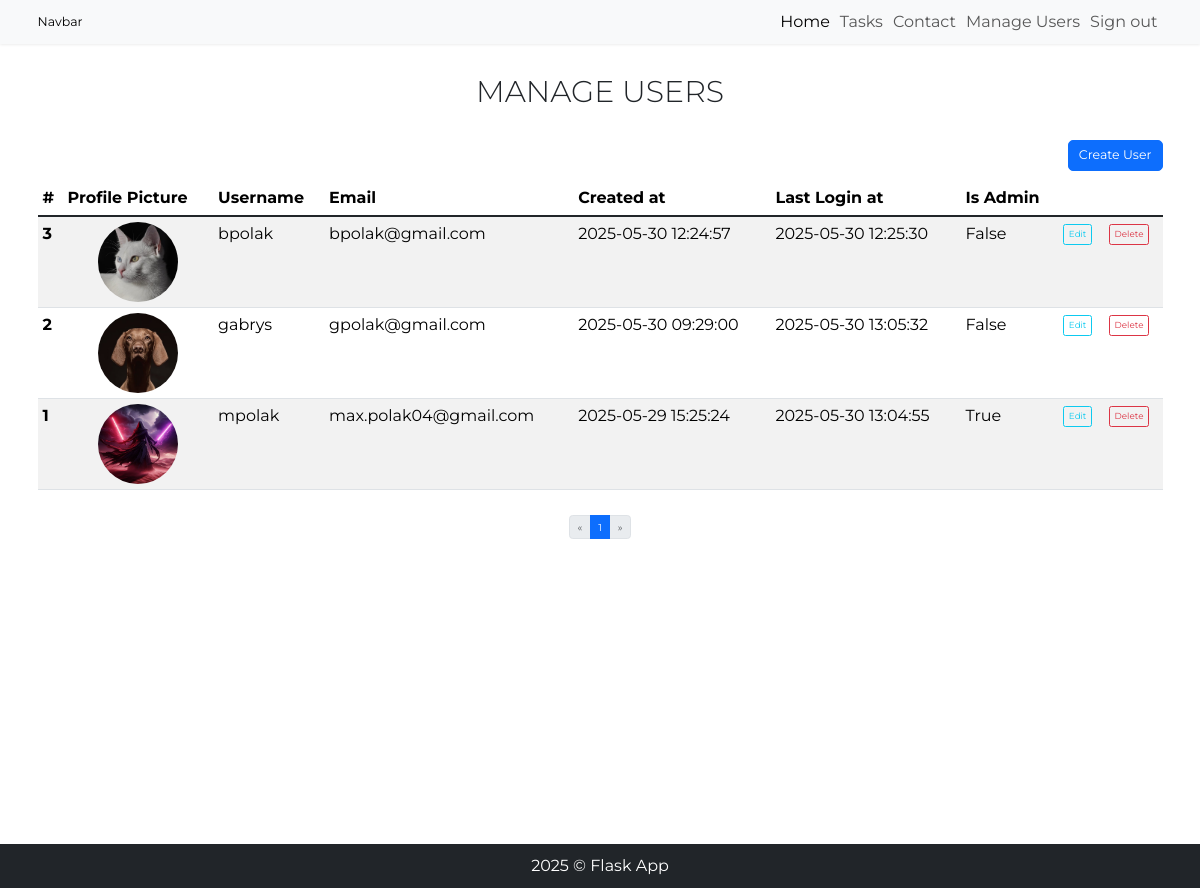
/manage_users (signed in), run on an earlier commit of the app's database.
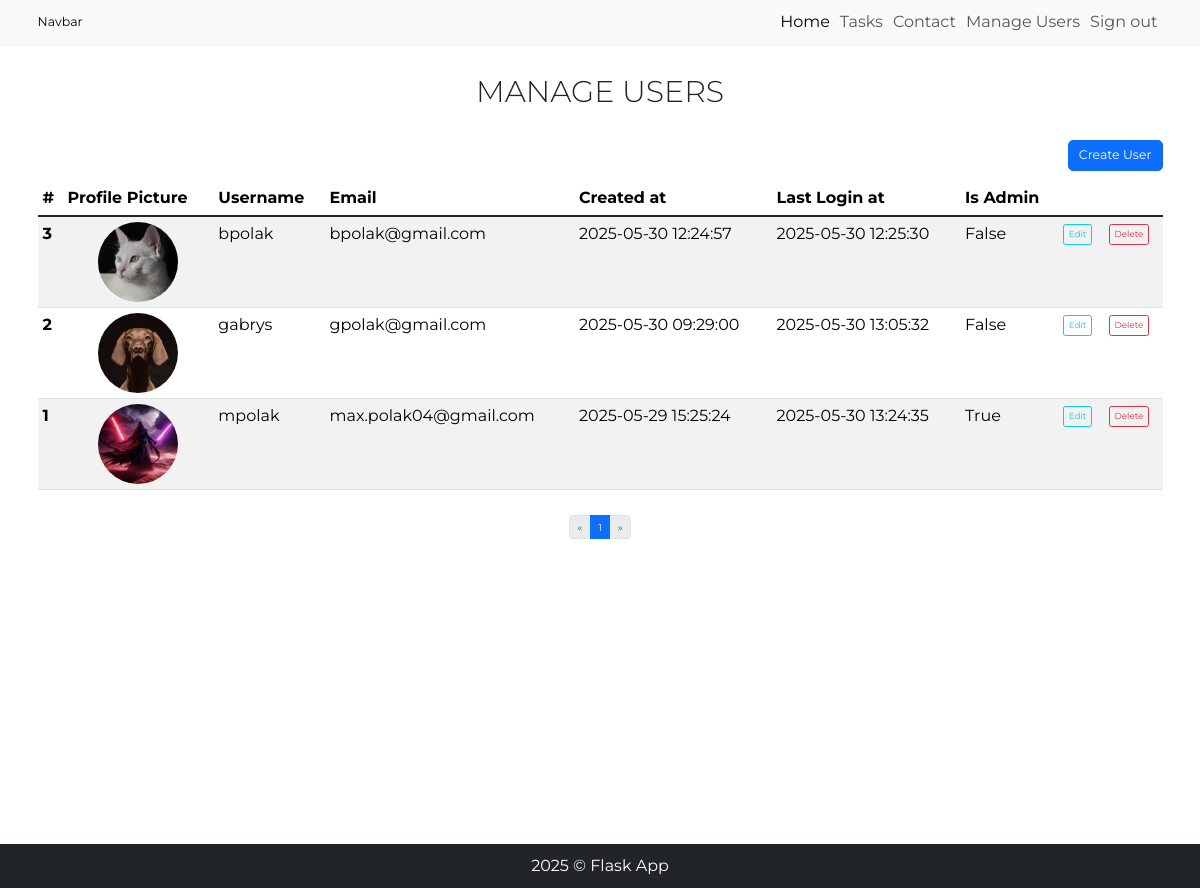
And on a later commit of the database.
### models.py (models this page shows, shortened)
class User(db.Model, UserMixin):
    __tablename__ = 'users'
    id = db.Column(db.Integer, primary_key=True)
    username = db.Column(db.String(50), unique=True, nullable=False)
    email = db.Column(db.String(120), unique=True, nullable=False)
    password = db.Column(db.String(200), nullable=False)
    created_at = db.Column(db.DateTime, server_default=db.func.now())
    last_login_at = db.Column(db.DateTime, server_default=db.func.now(), onupdate=db.func.now())
    is_admin = db.Column(db.Boolean, default=False)
    profile_picture = db.Column(db.String(200), nullable=True, default='default.png')
    tasks = db.relationship('Todo', backref='user', lazy='joined', cascade='all, delete-orphan')

### app.py (the view)
@app.route('/manage_users', methods=['GET'])
@login_required
def manage_users():
    if not current_user.is_admin:
        flash('You do not have permission to access this page.', 'danger')
        return redirect(url_for('index'))
    page = request.args.get('page', 1, type=int)
    per_page = 10
    pagination = User.query \
        .order_by(User.id.desc()) \
        .paginate(page=page, per_page=per_page)
    users = pagination.items
    return render_template('manage-users.html', users=users, pagination=pagination)

### app.py (called while the page is built)
@login_manager.user_loader
def load_user(user_id):
    return User.query.get(int(user_id))

### templates/manage-users.html (shortened to what this page needs)
{% extends 'base.html' %}
{% block content %}
<h1 class="display-5 text-center text-uppercase my-5">Manage Users</h1>
<div class="container">
    <div class="row mb-3">
        <div class="col-md-12">
            <button class="btn btn-primary btn-lg float-end" type="button" data-bs-toggle="modal"
                data-bs-target="#createModal">Create User</button>
        </div>
    </div>
</div>
<div class="container d-flex flex-column align-items-center">
    <table class="table table-striped table-hover">
        <thead>
            <tr>
                <th scope="col">#</th>
                <th scope="col">Profile Picture</th>
                <th scope="col">Username</th>
                <th scope="col">Email</th>
                <th scope="col">Created at</th>
                <th scope="col">Last Login at</th>
                <th scope="col">Is Admin</th>
                <th scope="col"></th>
                <th scope="col"></th>
            </tr>
        </thead>
        <tbody class="table-group-divider">
            {% for user in users %}
            <tr>
                <th scope="row">{{ user.id }}</th>
                <td>
                    <div class="d-flex justify-content-center">
                        <div class="rounded-circle overflow-hidden profile-img">
                            <img src="{{ url_for('static', filename='uploads/' + user.profile_picture) }}" class="w-100 h-100 object-fit-cover" alt="Wyśrodkowane koło">
                        </div>
                    </div>
                </td>
                <td>{{ user.username }}</td>
                <td>{{ user.email }}</td>
                <td>{{ user.created_at }}</td>
                <td>{{ user.last_login_at }}</td>
                <td>{{ user.is_admin }}</td>
                <td><button class="btn btn-sm btn-outline-info" type="button" data-bs-toggle="modal"
                        data-bs-target="#editModal-{{ user.id }}">Edit</button></td>
                <td><button class="btn btn-sm btn-outline-danger" type="button" data-bs-toggle="modal"
                        data-bs-target="#deleteModal-{{ user.id }}">Delete</button></td>
            </tr>
            {% endfor %}
        </tbody>
    </table>
    <nav class="mt-4" aria-label="Page navigation">
        <ul class="pagination mx-auto">
            <li class="page-item">
                <a class="page-link {% if pagination.page == 1 %}disabled{% endif %}"
                    href="{{ url_for('manage_users', page=1) }}" {% if pagination.page==1 %}tabindex="-1" {% endif %}
                    aria-label="First">
                    <span aria-hidden="true">&laquo;</span>
                </a>
            </li>
            <li class="page-item"><span class="page-link active" href="{{ url_for('manage_users', page=page) }}"
                    aria-current="page">{{ pagination.page
                    }}</span></li>
            <li class="page-item">
                <a class="page-link {% if not pagination.page < pagination.pages %}disabled{% endif %}"
                    href="{{ url_for('manage_users', page=pagination.pages) }}" aria-label="Last">
                    <span aria-hidden="true">&raquo;</span>
                </a>
            </li>
        </ul>
    </nav>
</div>
{% endblock %}

### templates/base.html (shortened to what this page needs)
{% from 'macros.html' import show_flash_message, show_all_flashed_messages %}
<!DOCTYPE html>
<head>
    <link rel="stylesheet" href="https://cdn.jsdelivr.net/npm/bootstrap-icons@1.13.1/font/bootstrap-icons.min.css">
    <link href="https://cdn.jsdelivr.net/npm/bootstrap@5.3.6/dist/css/bootstrap.min.css" rel="stylesheet"
>
    <link rel="stylesheet" href="{{ url_for('static', filename='css/style.css') }}">
</head>
<body>
    {% include 'nav.html' %}
    <main>
        {% block content %}
        {% endblock %}
    </main>
    {% include 'footer.html' %}
</body>
</html>

### templates/nav.html (shortened to what this page needs)
<nav class="navbar navbar-expand-lg bg-body-tertiary top-0 shadow-sm z-index-1000">
    <div class="container">
        <a class="navbar-brand" href="#">Navbar</a>
        <div class="collapse navbar-collapse" id="navbarNavAltMarkup">
            <div class="navbar-nav ms-auto">
                <a class="nav-link active" aria-current="page" href="{{ url_for('index') }}">Home</a>
                <a class="nav-link" href="{{ url_for('get_all_tasks') }}">Tasks</a>
                <a class="nav-link" href="{{ url_for('form') }}">Contact</a>
                {% if current_user.is_admin %}
                    <a class="nav-link" href="{{ url_for('manage_users') }}">Manage Users</a>
                {% endif %}
                {% if current_user.is_authenticated %}
                    <a class="nav-link" href="{{ url_for('signout') }}">Sign out</a>
                {% else %}
                    <a class="nav-link" href="{{ url_for('signin') }}">Sign in</a>
                    <a class="nav-link" href="{{ url_for('signup') }}">Sign up</a>
                {% endif %}
            </div>
        </div>
    </div>
</nav>

### templates/footer.html
<footer class="footer bg-dark text-white text-center py-3">
    <p class="footer__text m-0">2025 &copy; Flask App</p>
</footer>

### static/css/style.css (style rules this page uses)
*, *::before, *::after { box-sizing: border-box; padding: 0; margin: 0; }
body { position: relative; font-size: 1.6rem; font-family: "Montserrat", sans-serif; }
main { min-height: 100vh; }
.profile-img { width: 5em; height: 5em; }
.footer { display: flex; justify-content: center; align-items: center; }

What changed in the data, as far as the page shows it:
changed User "mpolak": last_login_at "2025-05-30 13:04:55" → "2025-05-30 13:24:35"
